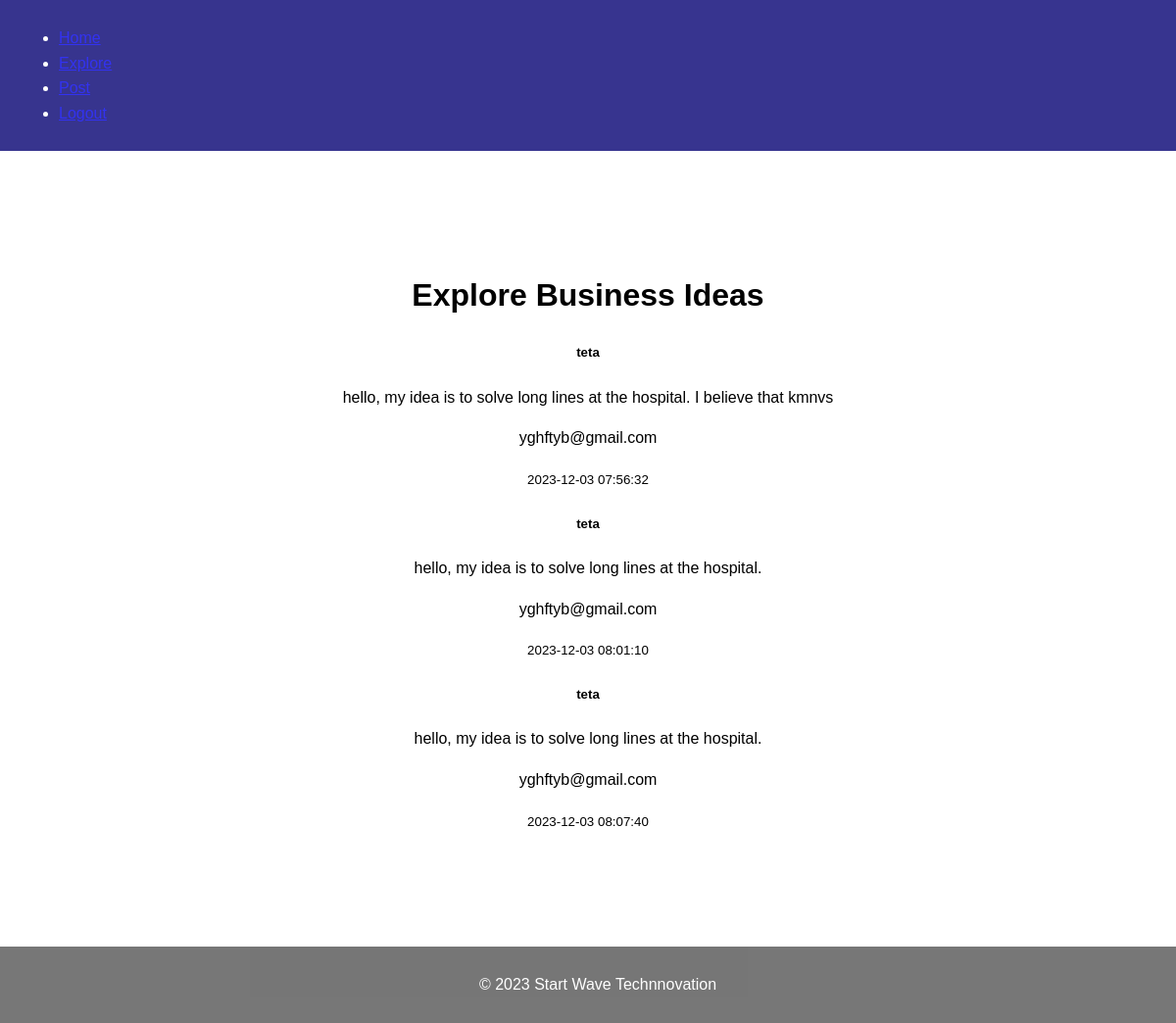
/explore, run on the app's committed database.
### app.py (models this page shows)
class Post(db.Model):
    id = db.Column(db.Integer, primary_key=True)
    business_idea = db.Column(db.String(200), nullable=False)
    contact_information = db.Column(db.String(100), nullable=False)
    timestamp = db.Column(db.DateTime, default=datetime.utcnow)
    user_id = db.Column(db.Integer, db.ForeignKey('user.id'), nullable=False)
    user = db.relationship('User', backref=db.backref('posts', lazy=True))

class User(UserMixin, db.Model):
    id = db.Column(db.Integer, primary_key=True)
    username = db.Column(db.String(20), unique=True, nullable=False)
    email = db.Column(db.String(120), unique=True, nullable=False)
    password = db.Column(db.String(60), nullable=False)

### app.py (the view)
@app.route('/explore')
def explore():
    all_business_ideas = Post.query.all()
    all_contact_information = Post.query.all()
    return render_template('explore.html', posts=all_business_ideas, contact_information=all_contact_information)

### templates/explore.html (shortened to what this page needs)
<!DOCTYPE html>
<html lang="en">
<head>
    <link rel="stylesheet" href="{{ url_for('static', filename='css/explore.css') }}">
    <link rel="stylesheet" href="{{ url_for('static', filename='fontawesome-free-6.4.0-web/css/all.min.css') }}">
</head>
<body>
    <header>
    <ul>
        <li><a href="{{ url_for('index') }}">Home</a></li>
        <li><a href="{{ url_for('explore') }}">Explore</a></li>
        <li><a href="{{ url_for('post') }}">Post</a></li>
        <li><a href="{{ url_for('logout') }}">Logout</a></li>
    </ul>
    </header>
    <div class="container mt-5">
        <h1 class="mb-4">Explore Business Ideas</h1>
        {% for post in posts %}
            <div class="card mb-3">
                <div class="card-body">
                    <h5 class="card-title">{{ post.user.username }}</h5>
                    <p class="card-text">{{ post.business_idea }}</p>
                    <p class="card-text">{{ post.contact_information }}</p>
                    <p class="card-text"><small class="text-muted">{{ post.timestamp.strftime('%Y-%m-%d %H:%M:%S') }}</small></p>
                </div>
            </div>
        {% endfor %}
    </div>
    <footer>
        <p>&copy; 2023 Start Wave Technnovation</p>
    </footer>
</body>
</html>

### static/css/explore.css (style rules this page uses)
:root { --primary-color: #060273; --secondary-color: #333; --text-color: #333; }
body { font-family: Arial, sans-serif; line-height: 1.6; margin: 0; padding: 0; display: flex; flex-direction: column; justify-content: center; background-image: url('../images/DigiG1.jpg'); background-size: cover; }
header { display: flex; background-color: var(--primary-color); color: #fff; padding: 10px 20px; text-align: left; opacity: 0.8; }
.container { text-align: center; max-width: 100%; margin: 0 auto; padding: 100px; justify-content: center; }
footer { background-color: #555; color: #fff; padding: 10px; text-align: center; width: 100%; bottom: 0; opacity: 0.8; }

### data on the page
Post: user.username "teta", business_idea "hello, my idea is to solve long lines at the hospital. I believe that kmnvs", contact_information "yghftyb@gmail.com", timestamp "2023-12-03 07:56:32"
Post: user.username "teta", business_idea "hello, my idea is to solve long lines at the hospital.", contact_information "yghftyb@gmail.com", timestamp "2023-12-03 08:01:10"
Post: user.username "teta", business_idea "hello, my idea is to solve long lines at the hospital.", contact_information "yghftyb@gmail.com", timestamp "2023-12-03 08:07:40"
